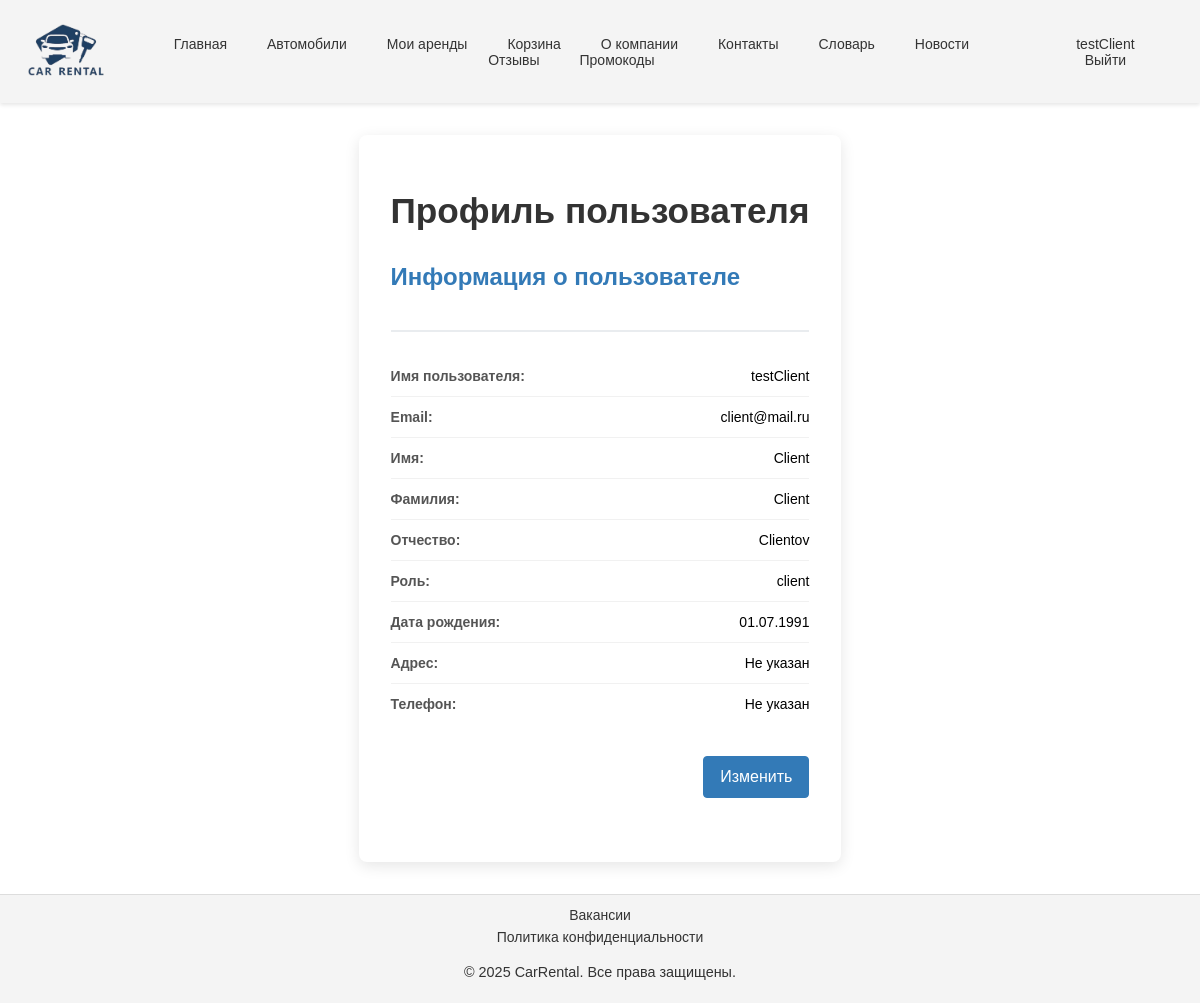
The app's page /auth/profile/ (signed in) with its own data.
### content/models.py (models this page shows, shortened)
class CompanyInfo(models.Model):
    name = models.CharField(max_length=100, verbose_name='Название компании')
    description = models.TextField(verbose_name='Описание')
    address = models.CharField(max_length=255, verbose_name='Адрес')
    phone = models.CharField(max_length=20, verbose_name='Телефон')
    email = models.EmailField(verbose_name='Email')
    logo = models.ImageField(upload_to='company/', blank=True, null=True, verbose_name='Логотип')
    working_hours = models.CharField(max_length=100, verbose_name='Часы работы')
    video_url = models.URLField(blank=True, null=True, verbose_name='Видео о компании')
    history = models.TextField(blank=True, null=True, verbose_name='История компании')
    requisites = models.TextField(blank=True, null=True, verbose_name='Реквизиты')
    certificate_issue_date = models.DateField(blank=True, null=True, verbose_name='Дата выдачи сертификата')
    certificate_expiry_date = models.DateField(blank=True, null=True, verbose_name='Дата окончания сертификата')
    class Meta:
        verbose_name = 'Информация о компании'
        verbose_name_plural = 'Информация о компании'

### users/models.py (models this page shows, shortened)
class User(AbstractUser):
    ROLE_CHOICES = (
        ('staff', 'Сотрудник'),
        ('client', 'Клиент'),
        ('admin', 'Администратор')
    )
    role = models.CharField(
        max_length=10,
        choices=ROLE_CHOICES,
        default='client',
        verbose_name='Роль'
    )
    email = models.EmailField(unique=True, verbose_name='Электронная почта')
    last_name = models.CharField(max_length=100, verbose_name='Фамилия')
    first_name = models.CharField(max_length=100, verbose_name='Имя')
    middle_name = models.CharField(max_length=100, verbose_name='Отчество')
    date_of_birth = models.DateField(null=True, blank=True, verbose_name='Дата рождения')
    phone_regex = RegexValidator(
        regex=r'^\+37529\d{7}',
        message="Номер телефона должен быть в формате: '+37529XXXXXXX'."
    )
    phone = models.CharField(
        validators=[phone_regex],
        max_length=13,
        verbose_name='Телефон'
    )
    address = models.CharField(verbose_name='Адрес проживания')
    created_at = models.DateTimeField(auto_now_add=True, verbose_name='Дата создания')
    updated_at = models.DateTimeField(auto_now=True, verbose_name='Дата обновления')
    class Meta:
        verbose_name = 'Пользователь'
        verbose_name_plural = 'Пользователи'
    def has_role(self, role):
        return self.role == role

### authentication/views.py (the view, shortened to what this page needs)
# urls.py: path('profile/', views.ProfileView.as_view(), name='profile'),
class ProfileView(FormView):
    template_name = 'carrental/auth/profile.html'
    form_class = ProfileForm
    success_url = reverse_lazy('profile')
    @method_decorator(login_required)
    def dispatch(self, *args, **kwargs):
        return super().dispatch(*args, **kwargs)
    def get_form_kwargs(self):
        kwargs = super().get_form_kwargs()
        kwargs['instance'] = self.request.user
        return kwargs

### authentication/context_processors.py (called while the page is built)
def user_role(request):
    context = {}
    if request.user.is_authenticated:
        try:
            context['is_staff_user'] = request.user.has_role('staff')
            context['is_admin_user'] = request.user.has_role('admin')
        except:
            context['is_staff_user'] = False
            context['is_admin_user'] = False
    return context

### content/context_processors.py (called while the page is built)
def company_info(request):
    try:
        info = CompanyInfo.objects.first()
    except CompanyInfo.DoesNotExist:
        info = None
    return {'company_info': info}

### templates/carrental/auth/profile.html (shortened to what this page needs)
{% extends 'base.html' %}
{% block content %}
    <div class="profile-container">
    <div class="profile-header">
        <h1>Профиль пользователя</h1>
    </div>
    <div id="view-mode" class="profile-section">
        <div class="profile-section-header">
            <h4>Информация о пользователе</h4>
        </div>
        <div>
            <ul class="profile-info-list">
                <li>
                    <strong>Имя пользователя:</strong> <span>{{ user.username }}</span>
                </li>
                <li>
                    <strong>Email:</strong> <span>{{ user.email }}</span>
                </li>
                <li>
                    <strong>Имя:</strong> <span>{{ user.first_name }}</span>
                </li>
                <li>
                    <strong>Фамилия:</strong> <span>{{ user.last_name }}</span>
                </li>
                <li>
                    <strong>Отчество:</strong> <span>{{ user.middle_name|default:"Не указано" }}</span>
                </li>
                <li>
                    <strong>Роль:</strong> <span>{{ user.role }}</span>
                </li>
                <li>
                    <strong>Дата рождения:</strong> <span>{{ user.date_of_birth|date:"d.m.Y" }}</span>
                </li>
                <li>
                    <strong>Адрес:</strong> <span>{{ user.address|default:"Не указан" }}</span>
                </li>
                <li>
                    <strong>Телефон:</strong> <span>{{ user.phone|default:"Не указан" }}</span>
                </li>
            </ul>
            <div class="profile-actions">
                <button type="button" class="btn btn-primary" onclick="toggleEditMode()">Изменить</button>
            </div>
        </div>
    </div>
</div>
{% endblock %}

### templates/base.html (shortened to what this page needs)
{% load static %}
<!DOCTYPE html>
<html lang="ru">
<head>
    <link rel="stylesheet" href="{% static 'css/main.css' %}" type="text/css">
</head>
<body>
<header class="nav-header">
    <nav>
        <a href="{% url 'home' %}">
            {% if company_info.logo %}
                <img class="nav-logo" src="{{ company_info.logo.url }}" alt="{{ company_info.name }} Logo" height="100">
            {% else %}
                {{ company_info.name|default:'Автопрокат' }}
            {% endif %}
        </a>
        <ul>
            <li><a href="{% url 'home' %}">Главная</a></li>
            <li><a href="{% url 'vehicle_list' %}">Автомобили</a></li>
            {% if user.is_authenticated and not is_staff_user and not is_admin_user%}
                <li><a href="{% url 'rental_list' %}">Мои аренды</a></li>
                <li><a href="{% url 'cart' %}">Корзина</a></li>
            {% endif %}
            <li><a href="{% url 'about' %}">О компании</a></li>
            <li><a href="{% url 'contacts' %}">Контакты</a></li>
            <li><a href="{% url 'glossary' %}">Словарь</a></li>
            <li><a href="{% url 'news_list' %}">Новости</a></li>
            <li><a href="{% url 'review_list' %}">Отзывы</a></li>
            <li><a href="{% url 'promocode_list' %}">Промокоды</a></li>
        </ul>
        <ul>
            {% if user.is_authenticated %}
                <li><a href="{% url 'profile' %}">{{ user.username }}</a></li>
                <li><a href="{% url 'logout' %}">Выйти</a></li>
            {% else %}
                <li><a href="{% url 'login' %}">Войти</a></li>
                <li><a href="{% url 'register' %}">Регистрация</a></li>
            {% endif %}
        </ul>
    </nav>
</header>
<main>
    {% block content %}{% endblock %}
</main>
<footer>
    <div>
        <a class="footer_ref" href="{% url 'vacancy_list' %}">Вакансии</a>
        <a class="footer_ref" href="{% url 'privacy_policy' %}">Политика конфиденциальности</a>
        <p>&copy; 2025 {{ company_info.name|default:'Автопрокат' }}. Все права защищены.</p>
    </div>
</footer>
</body>
</html>

### static/css/base/_base.css (style rules this page uses)
html { height: 100%; }
body { display: flex; flex-direction: column; min-height: 100vh; font-family: var(--font-family); font-size: 14px; margin: 0; }
main { flex: 1; display: flex; flex-direction: column; }
h1, h2, h3 { font-weight: 600; margin-bottom: 1rem; color: #325a85; }

### static/css/base/_variables.css (style rules this page uses)
:root { --primary-color: #337ab7; --secondary-color: #f4f4f4; --text-color: #333; --background-color: #fff; --font-family: "Montserrat Medium", sans-serif; }

### static/css/layout/_header.css (style rules this page uses)
.nav-header { position: sticky; top: 0; z-index: 1000; background-color: var(--secondary-color); box-shadow: 0 2px 4px rgba(0, 0, 0, 0.1); }
.nav-logo { display: inline-block; transition: transform 0.3s ease-in-out; }

### static/css/layout/_footer.css (style rules this page uses)
footer { background-color: var(--secondary-color); color: var(--text-color); padding: 0.5rem 0; text-align: center; margin-top: auto; border-top: 1px solid #ddd; }
footer div { display: flex; flex-direction: column; align-items: center; justify-content: center; }
footer .footer_ref { color: var(--text-color); text-decoration: none; margin: 0.2rem 1rem; transition: color 0.3s ease; }
footer p { margin-top: 1rem; font-size: 0.9rem; }

### static/css/components/_buttons.css (style rules this page uses)
.btn { display: inline-block; font-weight: 400; text-align: center; vertical-align: middle; cursor: pointer; user-select: none; background-color: transparent; border: 1px solid transparent; padding: 0.5rem 1rem; font-size: 1rem; border-radius: 4px; transition: all 0.2s ease-in-out; text-decoration: none; font-family: inherit; line-height: 1.5; }
.btn-primary { color: #fff; background-color: var(--primary-color); border-color: var(--primary-color); }

### static/css/components/_navbar.css (style rules this page uses)
nav { display: flex; justify-content: space-between; align-items: center; padding: 0 1rem; }
nav ul { display: flex; list-style: none; margin: 0; padding: 0; flex-wrap: wrap; justify-content: center; }
nav ul li { margin: 0 0.25rem; }
nav ul li a { text-decoration: none; color: var(--text-color); padding: 0.5rem 1rem; border-radius: 4px; transition: all 0.3s ease; }

### static/css/pages/_profile.css (style rules this page uses)
.profile-container { max-width: 900px; margin: 2rem auto; padding: 2rem; background-color: #ffffff; border-radius: 8px; box-shadow: 0 4px 15px rgba(0, 0, 0, 0.1); }
.profile-header h1 { text-align: center; font-size: 2.2rem; color: #333; margin-bottom: 2rem; }
.profile-section { margin-bottom: 2rem; }
.profile-section-header { border-bottom: 2px solid #e9ecef; padding-bottom: 0.5rem; margin-bottom: 1.5rem; }
.profile-section-header h4 { font-size: 1.5rem; color: var(--primary-color); }
.profile-info-list { list-style: none; padding: 0; }
.profile-info-list li { display: flex; justify-content: space-between; padding: 0.75rem 0; border-bottom: 1px solid #f1f1f1; }
.profile-info-list li:last-child { border-bottom: none; }
.profile-info-list strong { color: #555; }
.profile-actions { text-align: right; margin-top: 2rem; }

### records on screen
CompanyInfo: logo (picture), name "CarRental"
User: username "testClient", email "client@mail.ru", first_name "Client", last_name "Client", middle_name "Clientov", role "client", date_of_birth "01.07.1991", address "Не указан", phone "Не указан"
